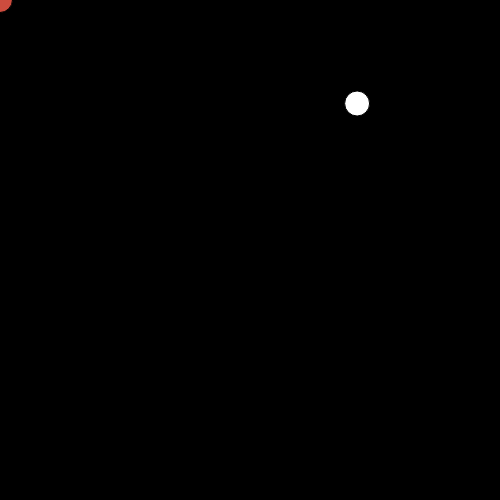
Frame 1 (no input)
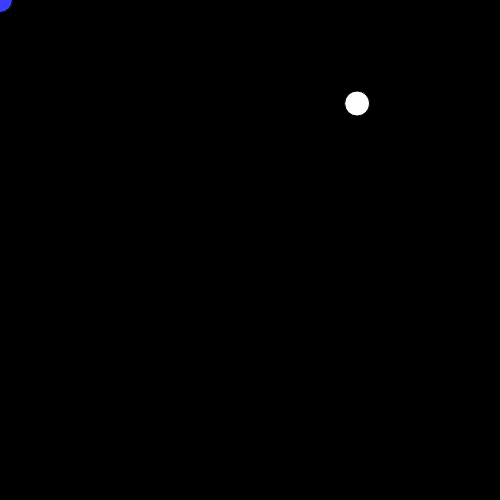
Frame 60 (no input)
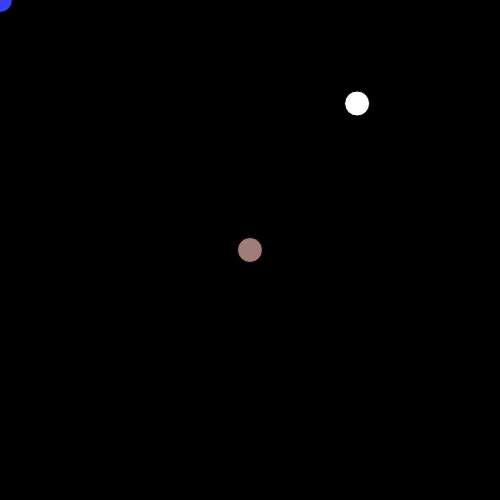
Frame 120 (the mouse pressed at the canvas centre since frame 60)

The p5.js sketch that drew these frames (run headless with seeded random() and noise() and a simulated clock; from frame 60 on, the mouse is pressed at the canvas centre):

// p5.js sketch
// ── sketch.js
function setup() {
  createCanvas(500, 500);
  background(0, 0, 0);
	let xPos = random(0,500);
		let yPos = random(0,500);

	ellipse(xPos, yPos, 25, 25);
}
function draw(){
	let xPos = random(0,500);
		let yPos = random(0,500);
 let r = random(0,255);
 let g = random(0,255);
 let b = random(0,255);
fill(r,g,b)
	ellipse(mouseX, mouseY, 25, 25);
	
}

//function mouseclicked(){
	//let r = random(0,255);
	 //let g = random(0,255);
	 //let b = random(0,255);


	
//	ellipse(MouseX, MouseY, 25, 25);
	
	//fill(r,g,b);
	
	//let xPos=random(0,500);
//	let yPos=random(0,500);

	

	
//}
